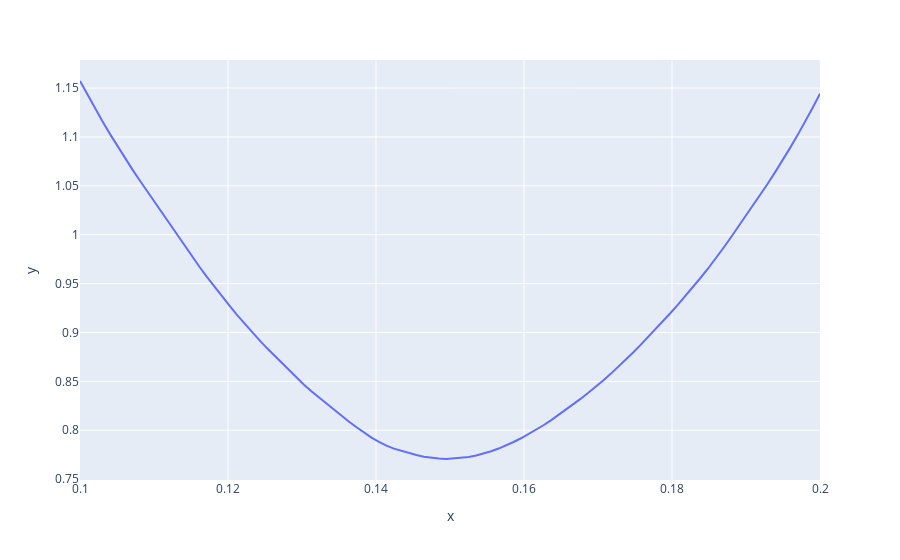

The code cell stored with this chart in its notebook:
### Code cell
px.line(x = thetas, y = hubers)
px.line(x = thetas, y = mses)
px.line(x = thetas, y = maes)
